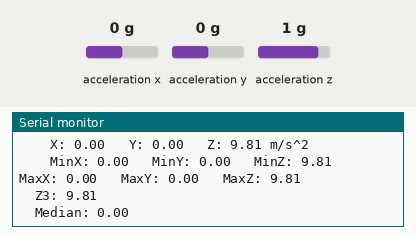
A sketch run on a simulated Arduino Zero (SAMD21). Shown: the last lines printed to the serial monitor. Inputs (shaded band) come from the test bench; at power-on: acceleration x 0 g, acceleration y 0 g, acceleration z 1 g.

Above: at 1.2 s.
1.3 s: acceleration x set to -1.4 g
At 1.37 s:
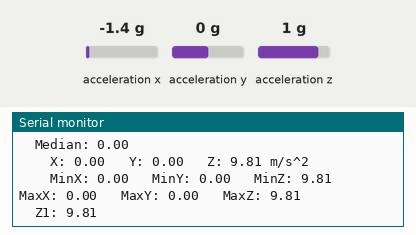
2.8 s: acceleration y set to -1.4 g
At 2.99 s:
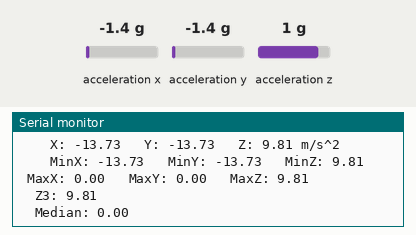
4.3 s: acceleration z set to -1.4 g
At 4.4 s:
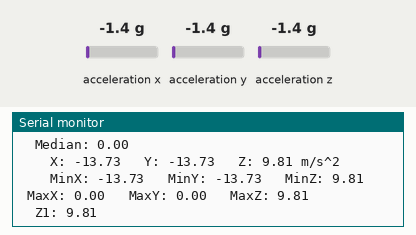
Timing chart, 0 to 7.3 s (numbered marks = the images above; inputs shaded):
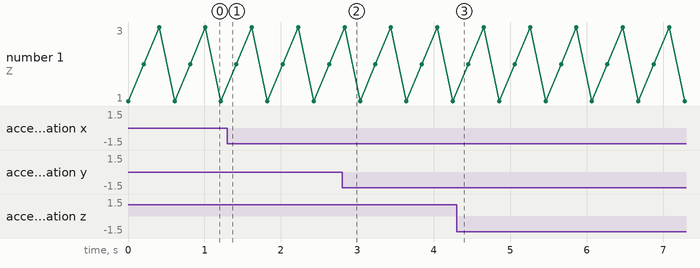

Measured:
- after the input at 2.8 s, the serial monitor: prints a new line at once (image 2)

The sketch:

Draft1.ino
```cpp
// Basic demo for accelerometer readings from Adafruit LIS3DH

#include <Wire.h>
#include <SPI.h>
#include <Adafruit_LIS3DH.h>
#include <Adafruit_Sensor.h>

// Used for software SPI
#define LIS3DH_CLK 13
#define LIS3DH_MISO 12
#define LIS3DH_MOSI 11
// Used for hardware & software SPI
#define LIS3DH_CS 10

// software SPI
Adafruit_LIS3DH lis = Adafruit_LIS3DH(LIS3DH_CS, LIS3DH_MOSI, LIS3DH_MISO, LIS3DH_CLK);
// hardware SPI
//Adafruit_LIS3DH lis = Adafruit_LIS3DH(LIS3DH_CS);
// I2C
//Adafruit_LIS3DH lis = Adafruit_LIS3DH();

#if defined(ARDUINO_ARCH_SAMD)
// for Zero, output on USB Serial console, remove line below if using programming port to program the Zero!
   #define Serial SerialUSB
#endif

void setup(void) {
#ifndef ESP8266
  while (!Serial);     // will pause Zero, Leonardo, etc until serial console opens
#endif

  Serial.begin(9600);
  Serial.println("LIS3DH test!");

  if (! lis.begin(0x18)) {   // change this to 0x19 for alternative i2c address
    Serial.println("Couldnt start");
    while (1);
  }
  Serial.println("LIS3DH found!");

  lis.setRange(LIS3DH_RANGE_4_G);   // 2, 4, 8 or 16 G!

  Serial.print("Range = "); Serial.print(2 << lis.getRange());
  Serial.println("G");
}

void loop() {
  lis.read();      // get X Y and Z data at once
  // Then print out the raw data
//  Serial.print("X:  "); Serial.print(lis.x);
//  Serial.print("  \tY:  "); Serial.print(lis.y);
// Serial.print("  \tZ:  "); Serial.print(lis.z);

  /* Or....get a new sensor event, normalized */
  sensors_event_t event;
  lis.getEvent(&event);
  static int count1 = 0;
  float x;
  float y;
  float z;
  /* Display the results (acceleration is measured in m/s^2) */
  Serial.print("\t\tX: "); Serial.print(x = event.acceleration.x);
  Serial.print(" \tY: "); Serial.print(y = event.acceleration.y);
  Serial.print(" \tZ: "); Serial.print(z = event.acceleration.z);
  Serial.println(" m/s^2 ");
  Serial.println();

  float z1;
  float z2;
  float z3;
  static float minX = x;
  static float minY = y;
  static float minZ = z;
  static float maxX = x;
  static float maxY = y;
  static float maxZ;
  if( count1 == 1)
    maxZ = z;

  if( x < minX )
    minX = x;
  if( x > maxX)
    maxX = x;
  if( y < minY )
    minY = y;
  if(y > maxY )
    maxY = y;
  if( z < minZ )
    minZ = z;
  if(z > maxZ && count1 > 0)
    maxZ = z;
  Serial.print("\t\tMinX: "); Serial.print(minX);
  Serial.print(" \tMinY: "); Serial.print(minY);
  Serial.print(" \tMinZ: "); Serial.print(minZ);
  Serial.print("\t\tMaxX: "); Serial.print(maxX );
  Serial.print(" \tMaxY: "); Serial.print(maxY);
  Serial.print(" \tMaxZ: "); Serial.print(maxZ);
  Serial.println();
  static int count = 1;

  if( count == 1)
  {
    z1 = event.acceleration.z;
    Serial.print("\tZ1: ");Serial.println(z1);
  }
   if( count == 2)
  {
    z2 = event.acceleration.z;
    Serial.print("\tZ2: ");Serial.println(z2);
  }
   if( count == 3)
  {
    z3 = event.acceleration.z;
    Serial.print("\tZ3: ");Serial.println(z3);
  }
  Serial.println();

float temp;
    if( count == 3)
    {
              if (z1 > z2) {
             temp = z1;
            z1 = z2;
            z2 = temp;
          }

          if (z2 > z3) {
            temp = z2;
            z2 = z3;
            z3 = temp;
          }

          if (z1 > z2) {
            temp = z1;
            z1 = z2;
            z2 = temp;
          }

          Serial.print("\tMedian: ");Serial.println(z2);
    }

  if( count < 3)
  {
    count++;
  }
  else
    count = 1;

  count1++;
  delay(200);
}
```
